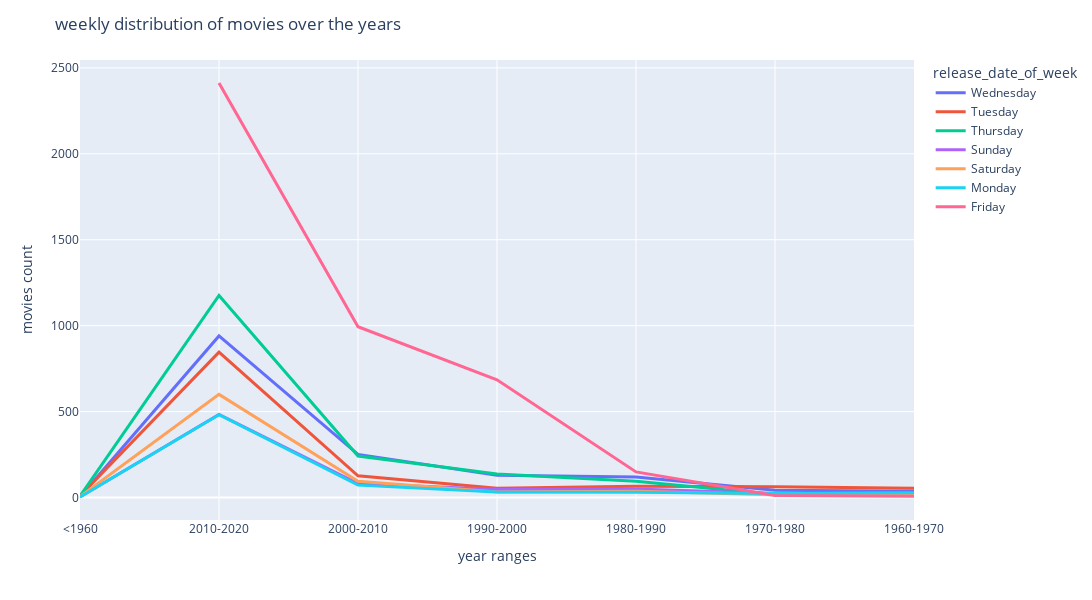

The cell this chart's notebook holds for it:
### Code cell
#plotting the chart
plt.figure(figsize=(20,8))
fig = px.line(movies_dist, x = 'release_year_ranges', y = 'original_title', color="release_date_of_week")
fig.update_traces(line=dict( width=3.0))

fig.update_layout(title_text ='weekly distribution of movies over the years', xaxis_title = 'year ranges',
                  yaxis_title = 'movies count')
#setting the chart properties
fig.update_layout(
    autosize=False,
    width=1100,
    height=600,)

#showing the chart
fig.show()

### Figure 1 — Plotly figure (JSON) as saved in the notebook; plotly's stock layout.template omitted (floating-point values rounded to 4 significant figures)
{"data": [{"hovertemplate": "release_date_of_week=Wednesday<br>release_year_ranges=%{x}<br>original_title=%{y}<extra></extra>", "legendgroup": "Wednesday", "line": {"color": "#636efa", "dash": "solid", "width": 3}, "marker": {"symbol": "circle"}, "mode": "lines", "name": "Wednesday", "orientation": "v", "showlegend": true, "type": "scatter", "x": ["<1960", "2010-2020", "2000-2010", "1990-2000", "1980-1990", "1970-1980", "1960-1970"], "xaxis": "x", "y": [4, 940, 251, 130, 120, 42, 37], "yaxis": "y"}, {"hovertemplate": "release_date_of_week=Tuesday<br>release_year_ranges=%{x}<br>original_title=%{y}<extra></extra>", "legendgroup": "Tuesday", "line": {"color": "#EF553B", "dash": "solid", "width": 3}, "marker": {"symbol": "circle"}, "mode": "lines", "name": "Tuesday", "orientation": "v", "showlegend": true, "type": "scatter", "x": ["<1960", "2010-2020", "2000-2010", "1990-2000", "1980-1990", "1970-1980", "1960-1970"], "xaxis": "x", "y": [9, 846, 126, 54, 65, 62, 54], "yaxis": "y"}, {"hovertemplate": "release_date_of_week=Thursday<br>release_year_ranges=%{x}<br>original_title=%{y}<extra></extra>", "legendgroup": "Thursday", "line": {"color": "#00cc96", "dash": "solid", "width": 3}, "marker": {"symbol": "circle"}, "mode": "lines", "name": "Thursday", "orientation": "v", "showlegend": true, "type": "scatter", "x": ["<1960", "2010-2020", "2000-2010", "1990-2000", "1980-1990", "1970-1980", "1960-1970"], "xaxis": "x", "y": [8, 1176, 241, 137, 95, 17, 13], "yaxis": "y"}, {"hovertemplate": "release_date_of_week=Sunday<br>release_year_ranges=%{x}<br>original_title=%{y}<extra></extra>", "legendgroup": "Sunday", "line": {"color": "#ab63fa", "dash": "solid", "width": 3}, "marker": {"symbol": "circle"}, "mode": "lines", "name": "Sunday", "orientation": "v", "showlegend": true, "type": "scatter", "x": ["<1960", "2010-2020", "2000-2010", "1990-2000", "1980-1990", "1970-1980", "1960-1970"], "xaxis": "x", "y": [3, 484, 81, 47, 49, 24, 19], "yaxis": "y"}, {"hovertemplate": "release_date_of_week=Saturday<br>release_year_ranges=%{x}<br>original_title=%{y}<extra></extra>", "legendgroup": "Saturday", "line": {"color": "#FFA15A", "dash": "solid", "width": 3}, "marker": {"symbol": "circle"}, "mode": "lines", "name": "Saturday", "orientation": "v", "showlegend": true, "type": "scatter", "x": ["<1960", "2010-2020", "2000-2010", "1990-2000", "1980-1990", "1970-1980", "1960-1970"], "xaxis": "x", "y": [5, 600, 95, 32, 36, 16, 16], "yaxis": "y"}, {"hovertemplate": "release_date_of_week=Monday<br>release_year_ranges=%{x}<br>original_title=%{y}<extra></extra>", "legendgroup": "Monday", "line": {"color": "#19d3f3", "dash": "solid", "width": 3}, "marker": {"symbol": "circle"}, "mode": "lines", "name": "Monday", "orientation": "v", "showlegend": true, "type": "scatter", "x": ["<1960", "2010-2020", "2000-2010", "1990-2000", "1980-1990", "1970-1980", "1960-1970"], "xaxis": "x", "y": [3, 482, 72, 32, 31, 24, 28], "yaxis": "y"}, {"hovertemplate": "release_date_of_week=Friday<br>release_year_ranges=%{x}<br>original_title=%{y}<extra></extra>", "legendgroup": "Friday", "line": {"color": "#FF6692", "dash": "solid", "width": 3}, "marker": {"symbol": "circle"}, "mode": "lines", "name": "Friday", "orientation": "v", "showlegend": true, "type": "scatter", "x": ["2010-2020", "2000-2010", "1990-2000", "1980-1990", "1970-1980", "1960-1970"], "xaxis": "x", "y": [2412, 994, 685, 149, 12, 7], "yaxis": "y"}], "layout": {"autosize": false, "height": 600, "legend": {"title": {"text": "release_date_of_week"}, "tracegroupgap": 0}, "margin": {"t": 60}, "title": {"text": "weekly distribution of movies over the years"}, "width": 1100, "xaxis": {"anchor": "y", "domain": [0, 1], "title": {"text": "year ranges"}}, "yaxis": {"anchor": "x", "domain": [0, 1], "title": {"text": "movies count"}}}}
